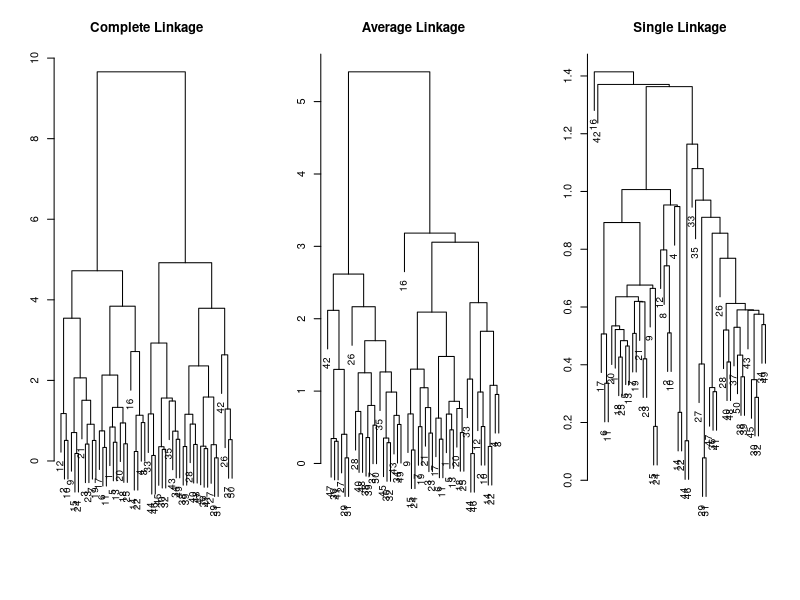
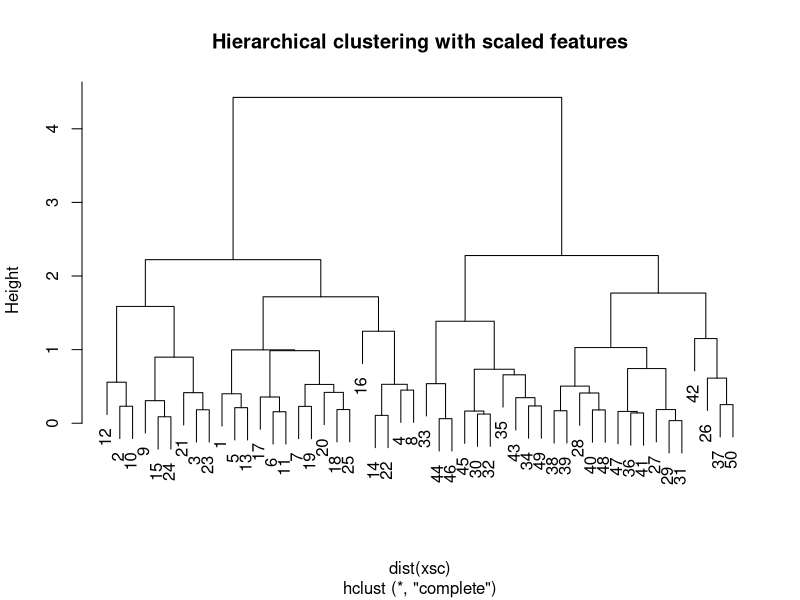
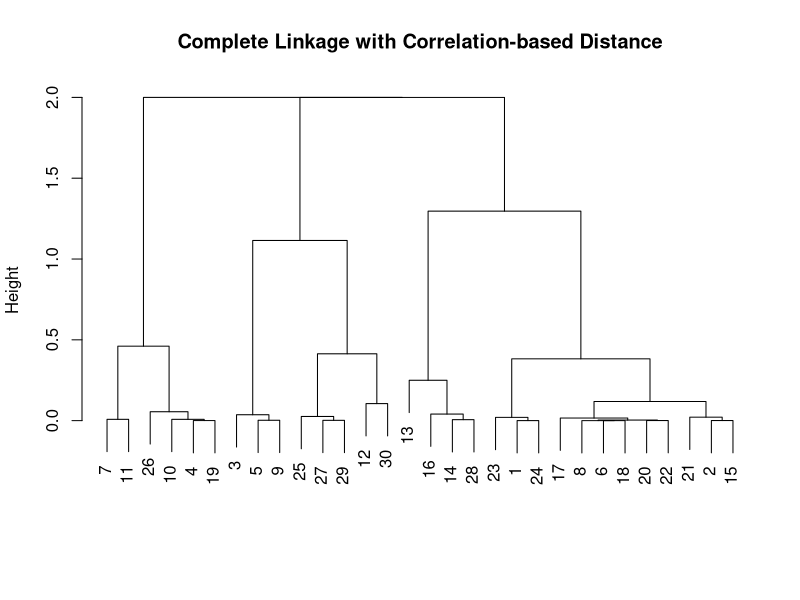

Write R code to recreate these figures, in order.
#####################Ch 10 Lab 2.2 - Hierarchial Clustering - Incomplete ###########################

##We start with a simulated data set with two clusters.
set.seed(2)
x =matrix(rnorm(50*2), ncol =2)
x[1:25, 1] =x[1:25, 1] +3
x[1:25, 2] =x[1:25, 2] -4


##The hclust() function implements hierarchial clustering in R.
##We use the above data to plot the hierarchial clustering dendrogram using complete, 
##single and average linkage clustering with Euclidean distance as the 
##dissimilarity measure.

##We start with complete linkage.
##dist() function is used to calculate 50 x 50 Euclidean distance matrix.
hc.complete =hclust(dist(x), method ="complete")
##Similarly we perform the hierarchial clustering using average and single linkage.
hc.average =hclust(dist(x), method ="average")
hc.single =hclust(dist(x), method ="single")

##Next we plot the dendrogram using plot() function.
##The number at the bottom indicates  the plot identity of each observation.
par(mfrow =c(1,3))
plot(hc.complete, main ="Complete Linkage", xlab ="", ylab ="", sub ="", cex =0.9)
plot(hc.average, main ="Average Linkage", xlab ="", ylab ="", sub ="", cex =0.9)
plot(hc.single, main ="Single Linkage", xlab ="", ylab ="", sub ="", cex =0.9)


##To determine the cluster labels for each observation with a given cut of the 
##dendrogram, we can use cutree() function.
?cutree
cutree(hc.complete ,2)
cutree(hc.average ,2)
cutree(hc.single ,2)

cutree(hc.single ,4)


##To scale the variable before performing hierarchial clustering of the observations, 
##we use scale() function.
xsc =scale(x)
par(mfrow =c(1,1))
plot(hclust(dist(xsc), method ="complete"), main ="Hierarchical clustering with scaled features")


##Correlation-based distance can be computed using the as.dist() function which converts an arbitary
##square symmetric matrix into a form that the hclust() function recognizes as a distance matrix.
##However, this only makes sense for data with at least 3 features since the absolute correlation
##between any two observations with measurements on two features is always 1.

x =matrix(rnorm(30*3), ncol =3)
dd =as.dist(1 -cor(t(x)))
plot(hclust(dd, method ="complete"), main ="Complete Linkage with Correlation-based Distance", xlab="", sub="")

rm(list =ls())
